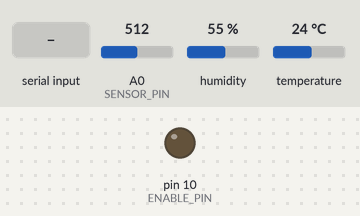
A sketch run on a simulated Arduino Uno, built with avr-gcc and run on an emulated ATmega328P. On the bench: output pins drawn as LEDs (lit = HIGH). The inputs (shaded band) are chosen by the test bench; at power-on: A0 (SENSOR_PIN) = 512, humidity 55 %, temperature 24 °C. What the sketch prints to the serial monitor is not drawn.

Above: at 1.4 s.
1.5 s: "S1\n" received over Serial
At 1.9 s:
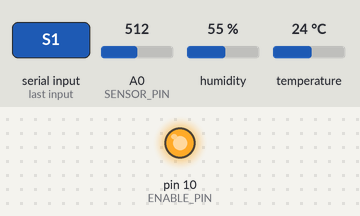
3.0 s: "S0\n" received over Serial
At 4.3 s:
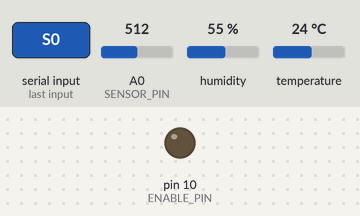
Timing chart, 0 to 6.0 s (numbered marks = the images above; inputs shaded):
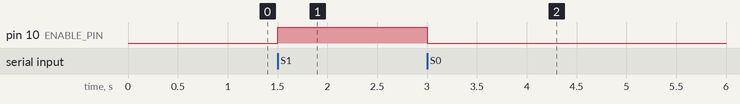

The sketch:

TXRX.ino
```cpp
// ===== Arduino Control + Streaming Sensor (matches your ROS node) =====
#include <DHT.h>
#include <DHT_U.h>

#define ENABLE_PIN 10
#define SENSOR_PIN A0
#define DHTPIN 2
#define DHTTYPE DHT11

DHT_Unified dht(DHTPIN, DHTTYPE);

// Match ROS sense_rate ~20Hz
const unsigned long SAMPLE_INTERVAL_MS = 50;  // 20 Hz

bool streamOn = true;
bool txOn = false;

unsigned long lastSample = 0;

// cached DHT (read at 1Hz)
static unsigned long lastDHTRead = 0;
static float temperature = NAN;
static float humidity = NAN;

void setup() {
  pinMode(ENABLE_PIN, OUTPUT);
  digitalWrite(ENABLE_PIN, LOW);

  Serial.begin(9600);
  Serial.setTimeout(30);
  dht.begin();

  delay(200);
  Serial.println("READY");
}

void loop() {
  handleSerial();

  digitalWrite(ENABLE_PIN, txOn ? HIGH : LOW);

  if (streamOn) {
    sampleAndPrint();
  }
}

void handleSerial() {
  while (Serial.available()) {
    String cmd = Serial.readStringUntil('\n');
    cmd.trim();
    cmd.toUpperCase();

    if (cmd == "S1") {
      txOn = true;
      Serial.println("ACK S1");
    } else if (cmd == "S0") {
      txOn = false;
      Serial.println("ACK S0");
    } else if (cmd == "STREAM1" || cmd == "START") {
      streamOn = true;
      Serial.println("ACK STREAM1");
    } else if (cmd == "STREAM0" || cmd == "STOP") {
      streamOn = false;
      Serial.println("ACK STREAM0");
    } else if (cmd == "PING") {
      Serial.println("PONG");
    } else {
      Serial.print("ERR ");
      Serial.println(cmd);
    }
  }
}

void sampleAndPrint() {
  unsigned long now = millis();
  if (now - lastSample < SAMPLE_INTERVAL_MS) return;
  lastSample = now;

  int sensorValue = analogRead(SENSOR_PIN);
  float voltage = (sensorValue * 5.0f) / 1023.0f;

  // avoid division by zero
  if (voltage < 0.001f) return;

  float resistance = (5.0f / voltage - 1.0f) * 10000.0f;

  // update DHT once per second (optional; not printed in R-line)
  if (now - lastDHTRead >= 1000) {
    lastDHTRead = now;
    sensors_event_t event;
    dht.temperature().getEvent(&event);
    if (!isnan(event.temperature)) temperature = event.temperature;
    dht.humidity().getEvent(&event);
    if (!isnan(event.relative_humidity)) humidity = event.relative_humidity;
  }

  // IMPORTANT: match your ROS parser
  Serial.print("R ");
  Serial.println(resistance, 1);
}
```

Measured:
- after the input at 1.5 s, pin 10 (ENABLE_PIN): LOW → HIGH at once
- after the input at 3.0 s, pin 10 (ENABLE_PIN): HIGH → LOW at once
